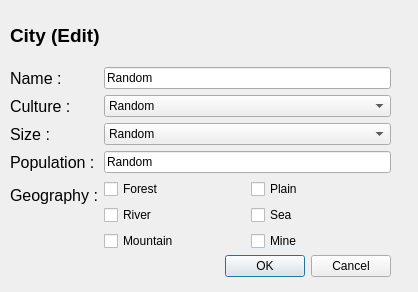
<?xml version="1.0" encoding="UTF-8"?>
<ui version="4.0">
 <class>Dialog</class>
 <widget class="QDialog" name="Dialog">
  <property name="geometry">
   <rect>
    <x>0</x>
    <y>0</y>
    <width>418</width>
    <height>292</height>
   </rect>
  </property>
  <property name="windowTitle">
   <string>Dialog</string>
  </property>
  <widget class="QDialogButtonBox" name="buttonBox">
   <property name="geometry">
    <rect>
     <x>50</x>
     <y>250</y>
     <width>341</width>
     <height>32</height>
    </rect>
   </property>
   <property name="orientation">
    <enum>Qt::Horizontal</enum>
   </property>
   <property name="standardButtons">
    <set>QDialogButtonBox::Cancel|QDialogButtonBox::Ok</set>
   </property>
  </widget>
  <widget class="QWidget" name="verticalLayoutWidget">
   <property name="geometry">
    <rect>
     <x>10</x>
     <y>10</y>
     <width>381</width>
     <height>241</height>
    </rect>
   </property>
   <layout class="QVBoxLayout" name="verticalLayout">
    <item>
     <widget class="QLabel" name="label">
      <property name="font">
       <font>
        <pointsize>14</pointsize>
        <weight>75</weight>
        <bold>true</bold>
       </font>
      </property>
      <property name="text">
       <string>City (Edit)</string>
      </property>
     </widget>
    </item>
    <item>
     <layout class="QFormLayout" name="formLayout">
      <item row="0" column="0">
       <widget class="QLabel" name="nameLabel">
        <property name="font">
         <font>
          <pointsize>12</pointsize>
         </font>
        </property>
        <property name="text">
         <string>Name :</string>
        </property>
       </widget>
      </item>
      <item row="0" column="1">
       <widget class="QLineEdit" name="nameLineEdit">
        <property name="text">
         <string>Random</string>
        </property>
       </widget>
      </item>
      <item row="1" column="0">
       <widget class="QLabel" name="cultureLabel">
        <property name="font">
         <font>
          <pointsize>12</pointsize>
         </font>
        </property>
        <property name="text">
         <string>Culture :</string>
        </property>
       </widget>
      </item>
      <item row="1" column="1">
       <widget class="QComboBox" name="cultureComboBox">
        <item>
         <property name="text">
          <string>Random</string>
         </property>
        </item>
       </widget>
      </item>
      <item row="2" column="0">
       <widget class="QLabel" name="sizeLabel">
        <property name="font">
         <font>
          <pointsize>12</pointsize>
         </font>
        </property>
        <property name="text">
         <string>Size :</string>
        </property>
       </widget>
      </item>
      <item row="2" column="1">
       <widget class="QComboBox" name="sizeComboBox">
        <property name="editable">
         <bool>false</bool>
        </property>
        <item>
         <property name="text">
          <string>Random</string>
         </property>
        </item>
       </widget>
      </item>
      <item row="3" column="0">
       <widget class="QLabel" name="populationLabel">
        <property name="font">
         <font>
          <pointsize>12</pointsize>
         </font>
        </property>
        <property name="text">
         <string>Population :</string>
        </property>
       </widget>
      </item>
      <item row="3" column="1">
       <widget class="QLineEdit" name="populationLineEdit">
        <property name="text">
         <string>Random</string>
        </property>
       </widget>
      </item>
      <item row="4" column="0">
       <widget class="QLabel" name="label_2">
        <property name="font">
         <font>
          <pointsize>12</pointsize>
         </font>
        </property>
        <property name="text">
         <string>Geography :</string>
        </property>
       </widget>
      </item>
      <item row="4" column="1">
       <layout class="QGridLayout" name="gridLayout">
        <item row="0" column="0">
         <widget class="QCheckBox" name="forestCheckBox">
          <property name="text">
           <string>Forest</string>
          </property>
          <property name="icon">
           <iconset>
            <normaloff>Icons/Tree.jpg</normaloff>Icons/Tree.jpg</iconset>
          </property>
         </widget>
        </item>
        <item row="1" column="0">
         <widget class="QCheckBox" name="riverCheckBox">
          <property name="text">
           <string>River</string>
          </property>
         </widget>
        </item>
        <item row="2" column="0">
         <widget class="QCheckBox" name="mountainCheckBox">
          <property name="text">
           <string>Mountain</string>
          </property>
         </widget>
        </item>
        <item row="1" column="1">
         <widget class="QCheckBox" name="seaCheckBox">
          <property name="text">
           <string>Sea</string>
          </property>
         </widget>
        </item>
        <item row="2" column="1">
         <widget class="QCheckBox" name="mineCheckBox">
          <property name="enabled">
           <bool>true</bool>
          </property>
          <property name="text">
           <string>Mine</string>
          </property>
          <property name="checked">
           <bool>false</bool>
          </property>
         </widget>
        </item>
        <item row="0" column="1">
         <widget class="QCheckBox" name="plainCheckBox">
          <property name="text">
           <string>Plain</string>
          </property>
         </widget>
        </item>
       </layout>
      </item>
     </layout>
    </item>
   </layout>
  </widget>
 </widget>
 <resources/>
 <connections>
  <connection>
   <sender>buttonBox</sender>
   <signal>accepted()</signal>
   <receiver>Dialog</receiver>
   <slot>accept()</slot>
   <hints>
    <hint type="sourcelabel">
     <x>248</x>
     <y>254</y>
    </hint>
    <hint type="destinationlabel">
     <x>157</x>
     <y>274</y>
    </hint>
   </hints>
  </connection>
  <connection>
   <sender>buttonBox</sender>
   <signal>rejected()</signal>
   <receiver>Dialog</receiver>
   <slot>reject()</slot>
   <hints>
    <hint type="sourcelabel">
     <x>316</x>
     <y>260</y>
    </hint>
    <hint type="destinationlabel">
     <x>286</x>
     <y>274</y>
    </hint>
   </hints>
  </connection>
 </connections>
</ui>
